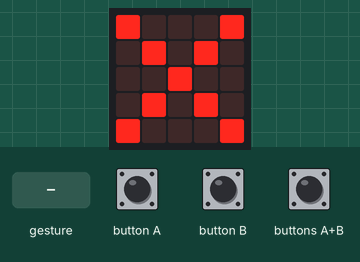
A program run on a simulated BBC micro:bit (MakeCode). Shown: the board's 5×5 LED display. Inputs (shaded band) come from the test bench. A tilt is held for 1.5 s and a shake lasts 1 s, then the board lies face up again.

Above: at 1.6 s.
1.7 s: button A pressed for 0.15 s
At 2.2 s:
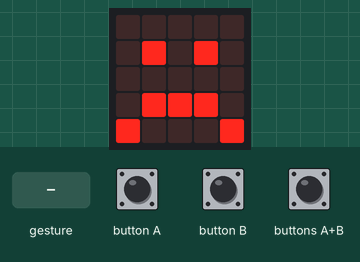
3.3 s: button B pressed for 0.15 s
At 4.6 s:
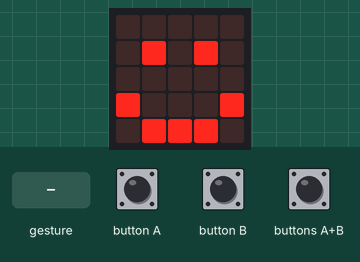
4.9 s: buttons A+B pressed for 0.15 s
At 5.8 s:
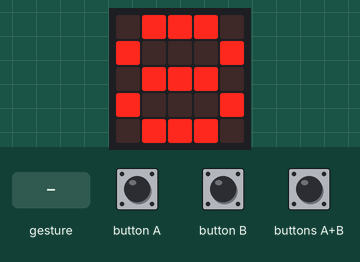
6.5 s: gesture 'shake'
At 7.7 s:
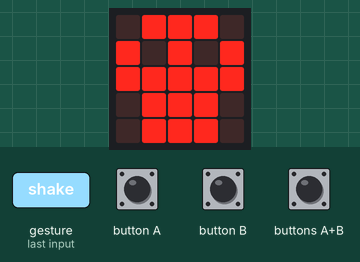
8.2 s: buttons A+B pressed for 1 s
At 9.6 s:
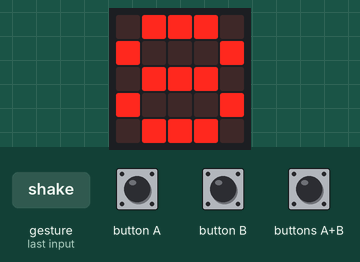
Timing chart, 0 to 11.2 s (numbered marks = the images above; inputs shaded):
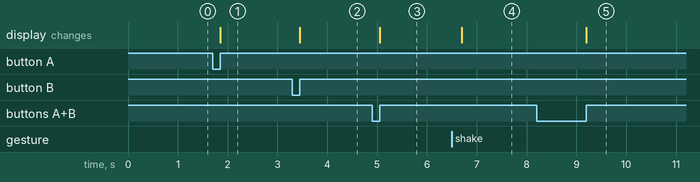

Measured:
- after the input at 1.7 s, the display: changes after 0.15 s (image 1)
- after the input at 3.3 s, the display: changes after 0.15 s (image 2)
- after the input at 4.9 s, the display: changes after 0.15 s (image 3)
- after the input at 6.5 s, the display: changes after 0.20 s (image 4)
- after the input at 8.2 s, the display: changes after 1.0 s (image 5)

The program:

main.ts
```typescript
input.onButtonPressed(Button.A, function () {
    basic.showIcon(IconNames.Sad)
})
input.onGesture(Gesture.Shake, function () {
    basic.showIcon(IconNames.Skull)
})
input.onButtonPressed(Button.AB, function () {
    basic.showNumber(8)
})
input.onButtonPressed(Button.B, function () {
    basic.showIcon(IconNames.Happy)
})
basic.showLeds(`
    # . . . #
    . # . # .
    . . # . .
    . # . # .
    # . . . #
    `)
```

test.ts
```typescript
// aquí va el archivo "tests"; esto no se compilará cuando este paquete se utilice como una extensión.
```
